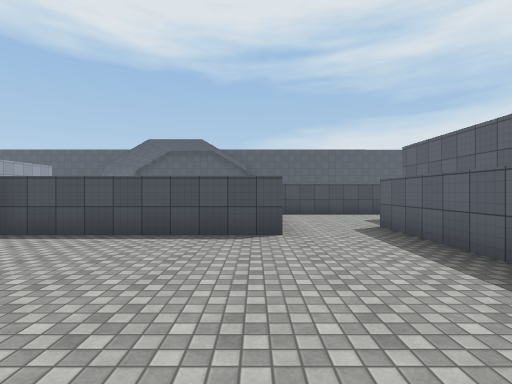
[1] (above)

23 first-person views from a walk through a scene from a Unity 3-D project. The camera is 1.5 m above the floor, looks level and sees 85° across. The floor is counted in squares, 2 m on a side. Each view is taken from the middle of a square. On the plan, view 1 faces up. The plan holds only what a view shows up to about 10 squares ahead; the rest is blank. The place goes on beyond the plan. The player is left out. Surface patterns are stand-ins for the level's own textures.

[2]
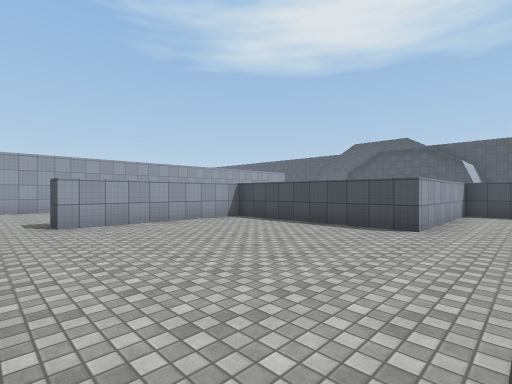

[3]
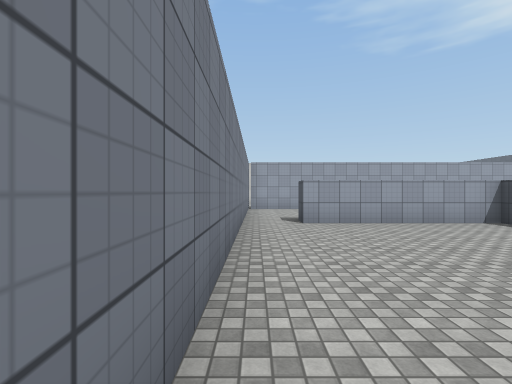

[4]
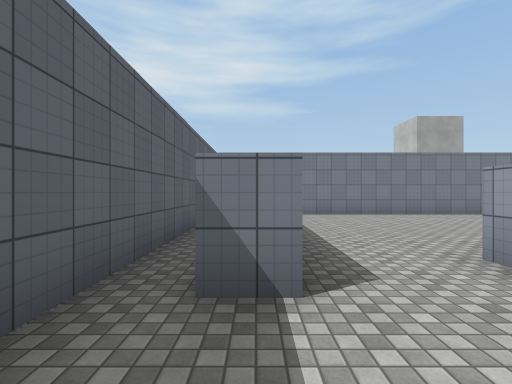

[5]
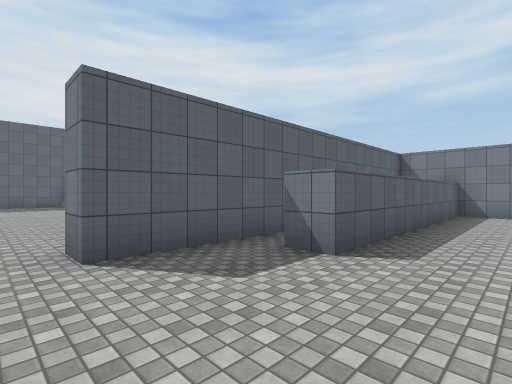

[6]
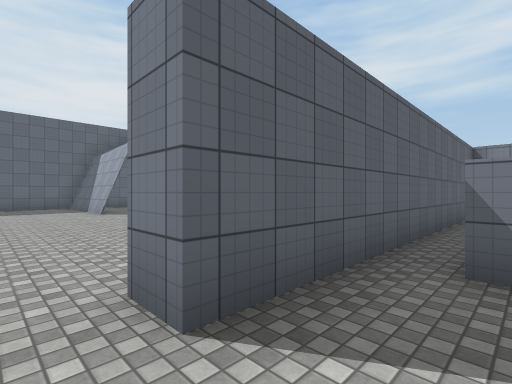

[7]
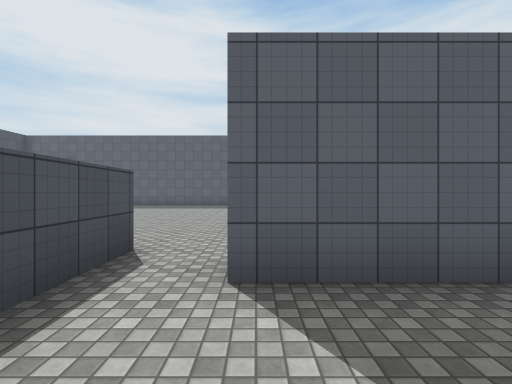

[8]
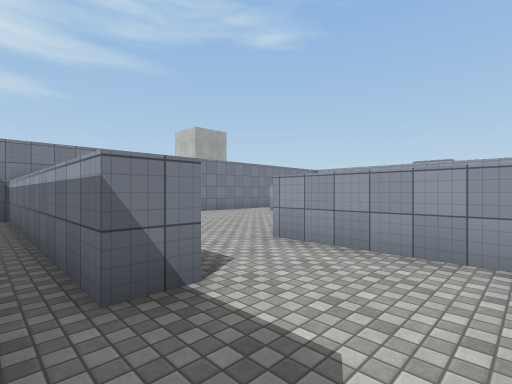

[9]
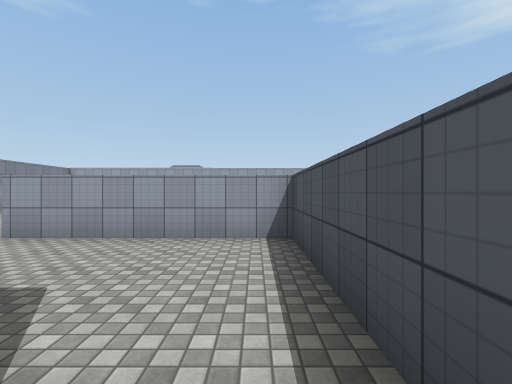

[10]
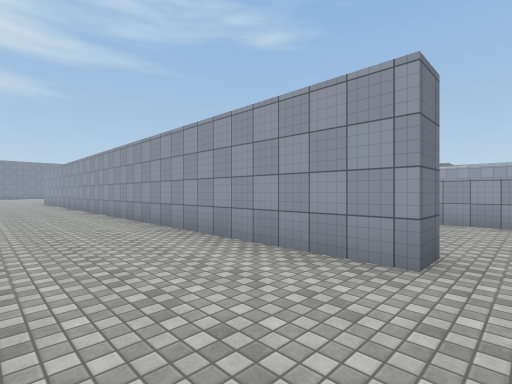

[11]
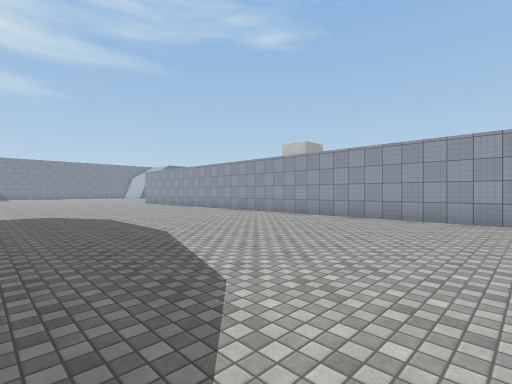

[12]
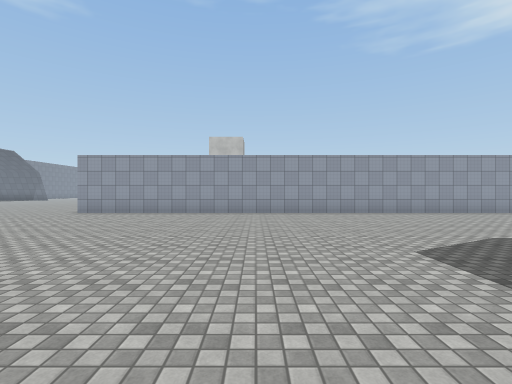

[13]
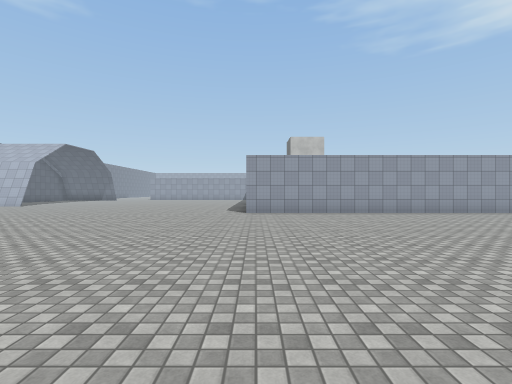

[14]
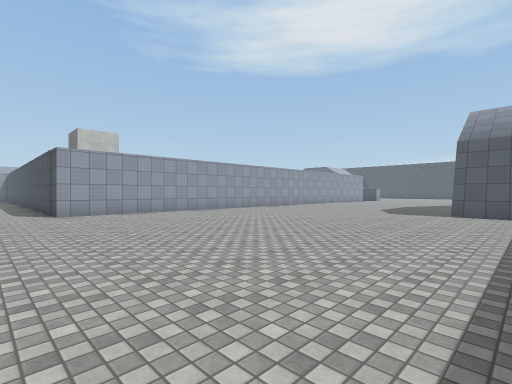

[15]
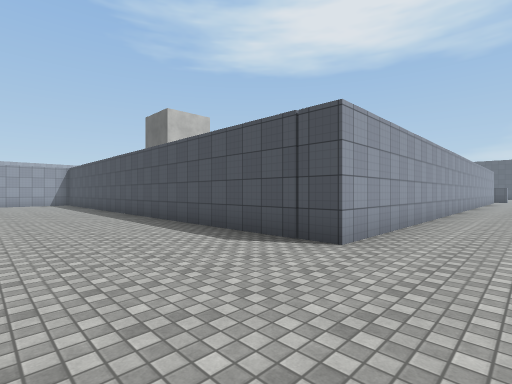

[16]
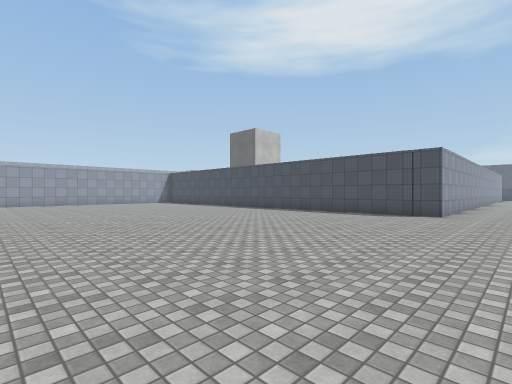

[17]
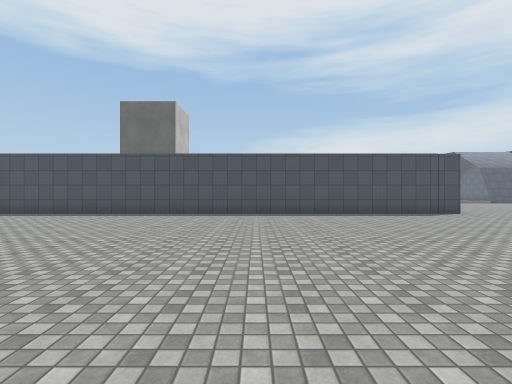

[18]
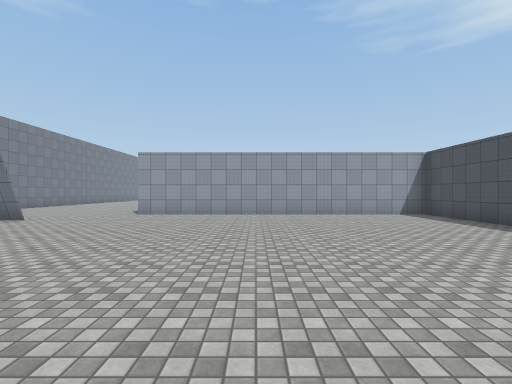

[19]
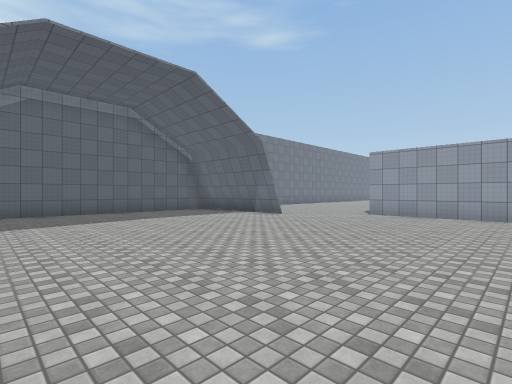

[20]
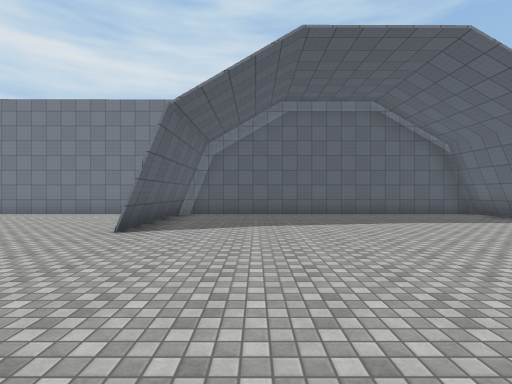

[21]
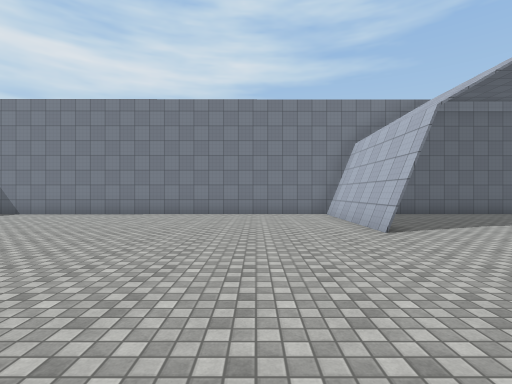

[22]
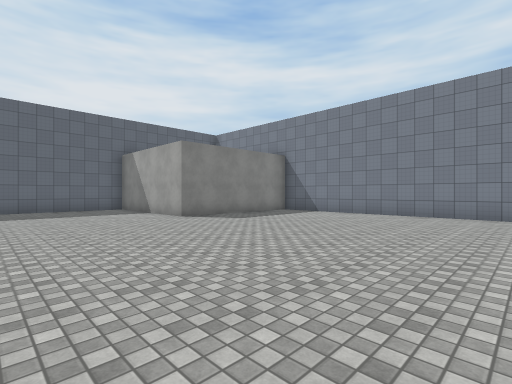

[23]
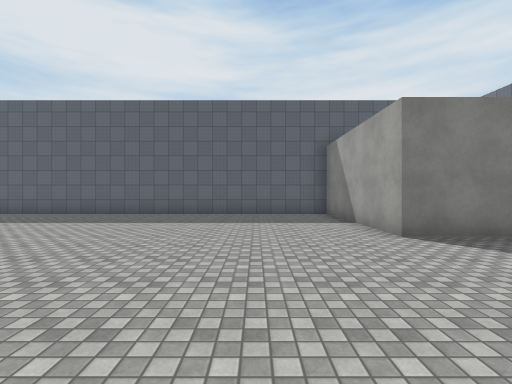

### Floor plan
Points are (right, up) in squares from view 1. A wall is a line through its corners. A room is listed if a view was taken in it or the views show most of it. See-through windows are left out.
Room 1 (views 1, 2, 3)
walls: (0.5, 6.4) (0.5, 4.9) (-4.7, 4.9) (-4.7, 0.1); (-4.5, -1.3) (2.7, -1.3) (2.7, 6)
ways out: opening at (1.5, 5.5) to room 2; opening at (-5, -0.5)
Room 2 (views 4, 5, 6, 7, 8, 9)
walls: (2.7, 6) (3.4, 6) (3.4, -1.2); (5.6, 9.6) (0.5, 9.6) (0.5, 6.4); (4.3, 0) (4.3, 8.2) (5.1, 8.2)
ways out: opening at (1.5, 5.5) to room 1; opening at (5, 9) to room 3
Room 3 (views 10, 11, 12, 13, 14, 15, 16, 17, 18, 19, 20, 21, 22, 23)
walls: (14.6, -3.9) (13.5, -3.9); (14.6, -3.7) (13.5, -3.7); (0.5, -24.1) (0.5, -28.4); (12.6, -25.5) (12.6, -23.4) (17.6, -23.4) (17.6, -12.2); (0.3, -28.3) (0.3, -24.1); (-9.2, -24.1) (-9.2, -25.1); (13.5, 6) (14.2, 6); (5.1, 8.2) (5.1, -12.4) (-11.3, -12.4) (-11.3, -22); (-9.2, -26.7) (-9.2, -28.5); (-9.5, -28.5) (11.7, -28.4)
ways out: opening at (5, 9) to room 2

Where each view was taken, in squares from view 1:
view 1: 0 up, 0 right, facing up
view 2: 1 down, 2 right, facing up-left
view 3: 1 down, 2 right, facing left
view 4: 8 up, 3 right, facing down
view 5: 9 up, 1 right, facing down-right
view 6: 9 up, 3 right, facing down-right
view 7: 8 up, 2 right, facing right
view 8: 8 up, 4 right, facing down-left
view 9: 9 up, 5 right, facing left
view 10: 9 up, 8 right, facing down-left
view 11: 6 up, 13 right, facing down-left
view 12: 6 down, 15 right, facing left
view 13: 12 down, 15 right, facing left
view 14: 14 down, 15 right, facing up-left
view 15: 16 down, 7 right, facing up-left
view 16: 22 down, 7 right, facing up-left
view 17: 22 down, 2 left, facing up
view 18: 18 down, 2 left, facing left
view 19: 18 down, 2 left, facing down-left
view 20: 19 down, 2 left, facing down
view 21: 19 down, 3 right, facing down
view 22: 19 down, 5 right, facing down-right
view 23: 21 down, 8 right, facing right
